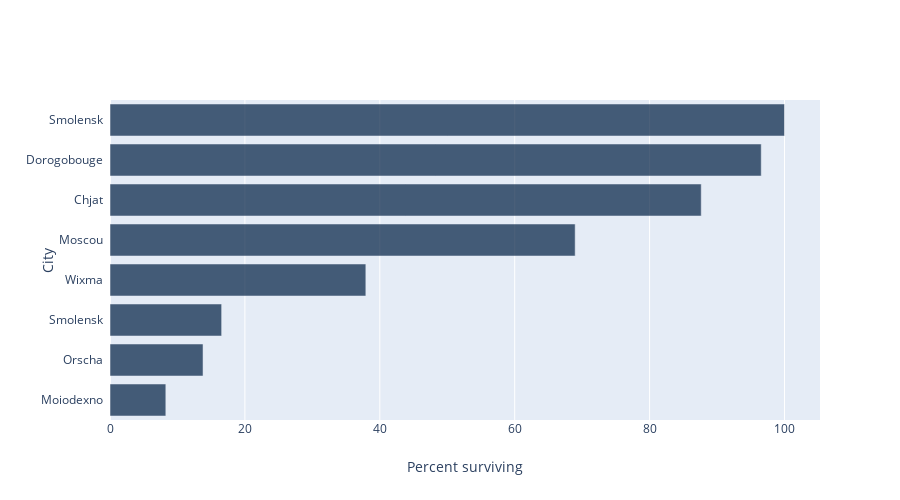

Notebook source saved alongside this figure:
### Markdown cell above
## `barh`

### Code cell
## specifying a quantitative variable
minard_with_percents.barh("City", "Percent surviving")

### Figure 1 — Plotly figure (JSON) as saved in the notebook; plotly's stock layout.template omitted (floating-point values rounded to 4 significant figures)
{"data": [{"customdata": ["Moiodexno", "Orscha", "Smolensk", "Wixma", "Moscou", "Chjat", "Dorogobouge", "Smolensk"], "hovertemplate": "(%{x}, %{customdata})", "marker": {"color": "rgb(0,30,66)"}, "name": "Percent surviving", "opacity": 0.7, "orientation": "h", "type": "bar", "x": [8.276, 13.79, 16.55, 37.93, 68.97, 87.66, 96.55, 100], "y": ["Moiodexno  ", "Orscha  ", "Smolensk  ", "Wixma  ", "Moscou  ", "Chjat  ", "Dorogobouge  ", "Smolensk  "]}], "layout": {"height": 500, "xaxis": {"title": {"text": "Percent surviving"}}, "yaxis": {"dtick": 1, "showticklabels": true, "title": {"text": "City"}, "type": "category"}}}
